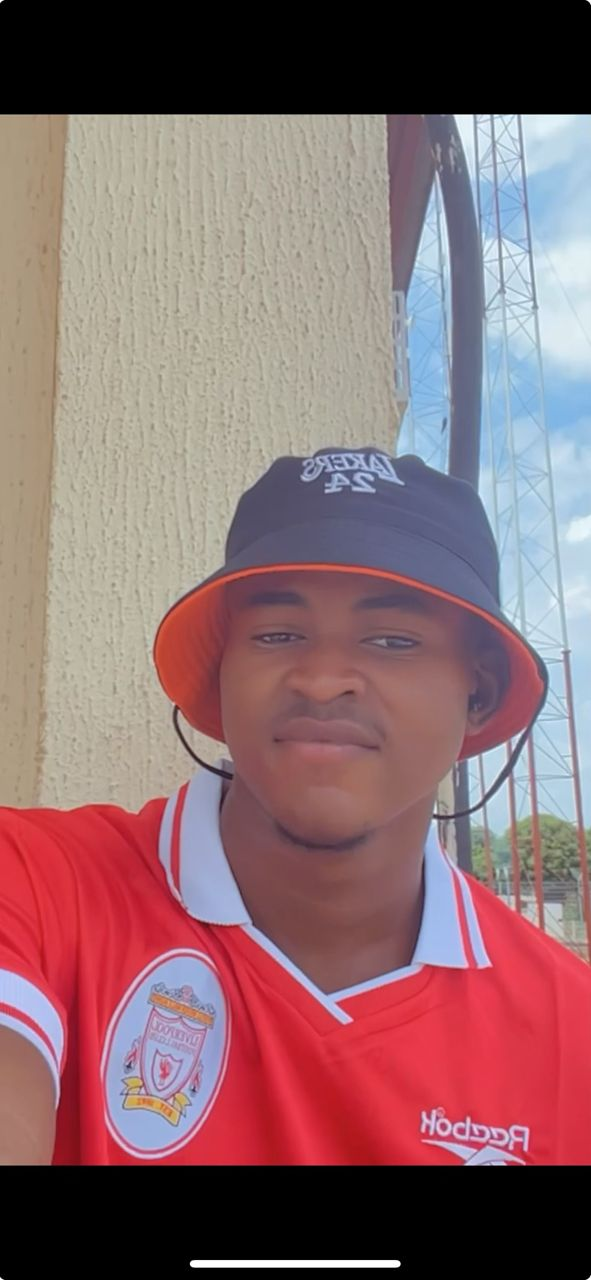
#> input picture Open CV/Emma2.jpeg, 591 x 1280 px
$ python CVdemo.py
#> lines starting #> are read from the running program, lines starting #| are printed output that depends on the picture; after the words box and inside, x2 and y2 are one past the last pixel; in counts of white or black regions, pixels touching at a corner belong together
import cv2

face_haar_cascade = cv2.CascadeClassifier('haarcascade_frontalface_default.xml')

image = cv2.imread('Emma2.jpeg')
#> image is the input picture: shape (1280, 591, 3); mean B, G, R 110.8, 106.9, 139.1

gray = cv2.cvtColor(image, cv2.COLOR_BGR2GRAY)
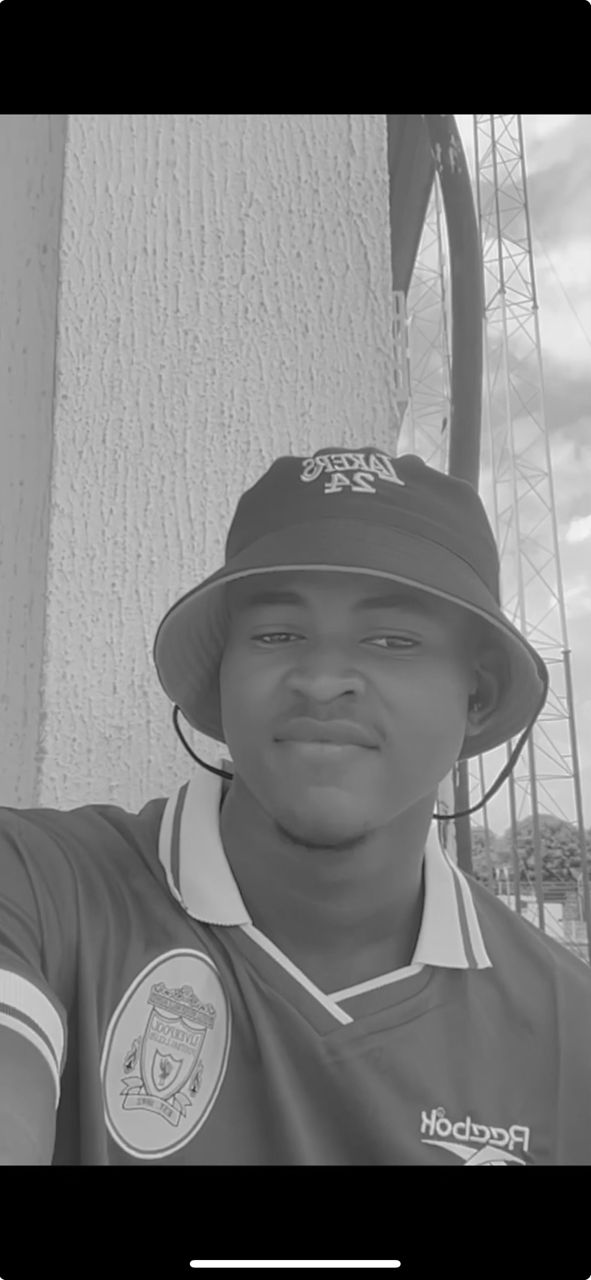
#> gray: shape (1280, 591); min 0, max 255, mean 117

#cv2.imshow("Gray", gray)

#cv2.waitKey()

faces = face_haar_cascade.detectMultiScale(gray, 1.1, 4)
#> faces = [[55, 936, 200, 200], [191, 534, 272, 272]]

for (x, y, w, h) in faces:

    cv2.rectangle(image, (x , y), (x+w, y+h),(0, 225, 0), 5)
#> this loop made 2 passes
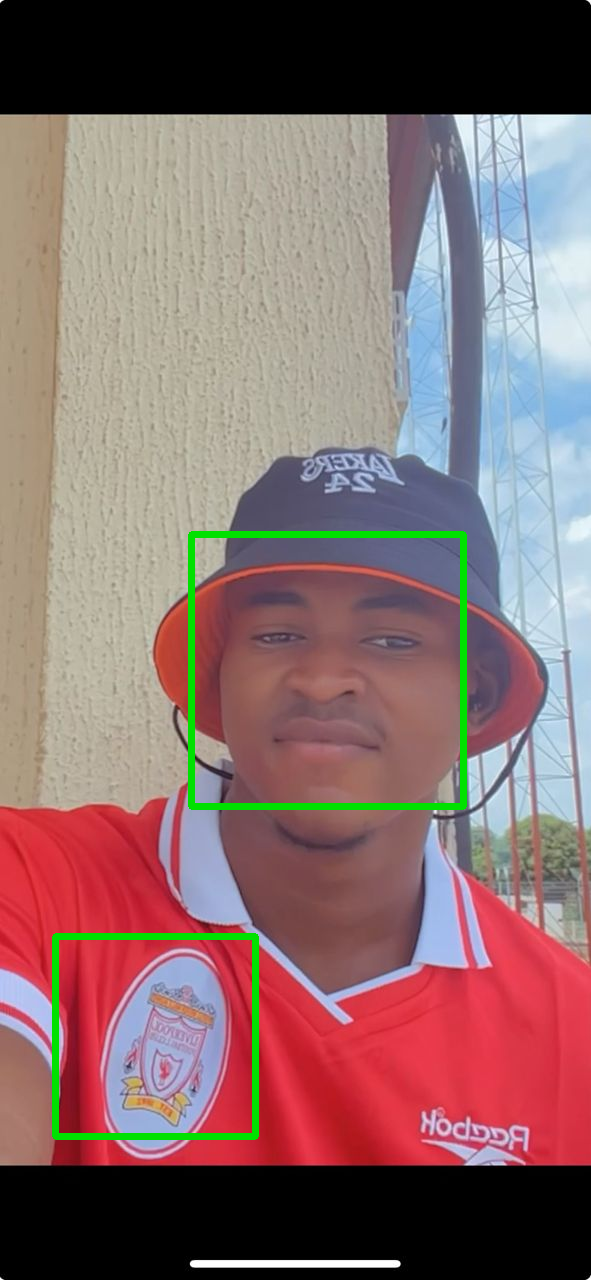
#> image: shape (1280, 591, 3); 1.74% of pixels changed, all inside (x1, y1, x2, y2) = (52, 531, 467, 1140)

cv2.imshow("Faces", image)

cv2.waitKey()

$ run again, with Open CV/EmmaFace.png saved as Open CV/Emma2.jpeg
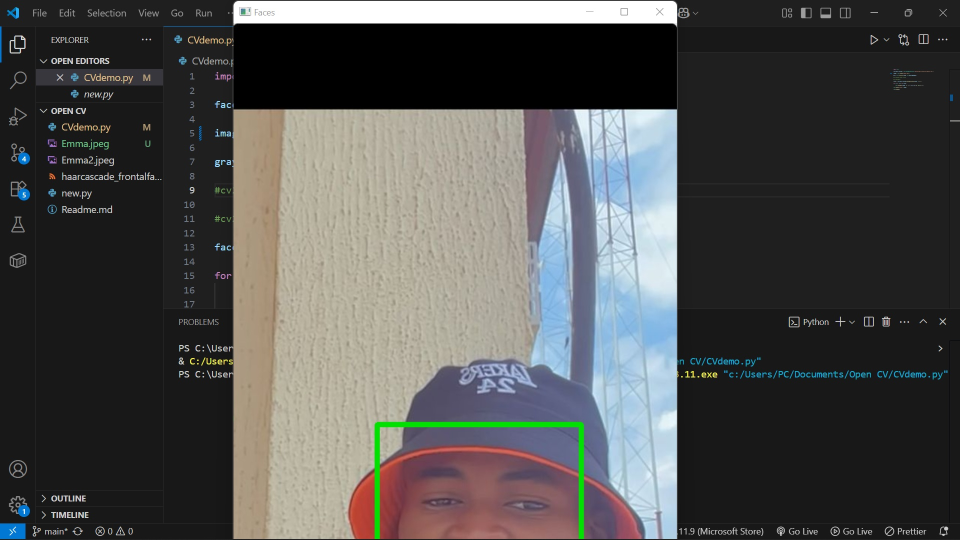
#> input picture Open CV/EmmaFace.png, 1920 x 1080 px (shown at 1/2 size)
#> image is the input picture: shape (1080, 1920, 3); mean B, G, R 78.8, 80, 80
#> `gray = cv2.cvtColor(image, cv2.COLOR_BGR2GRAY)`:
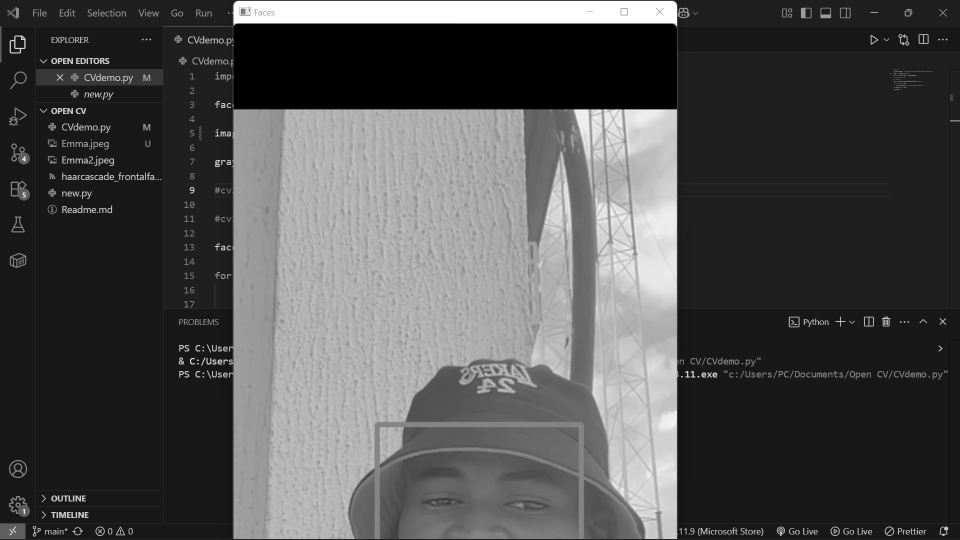
#> gray: shape (1080, 1920) (shown at 1/2 size); min 0, max 255, mean 79.9
#> faces = [[1352, 9, 30, 30], [1205, 269, 55, 55], [1212, 408, 60, 60]]
#> the loop `for (x, y, w, h) in faces: ` made 3 passes
#> after the loop `for (x, y, w, h) in faces:`:
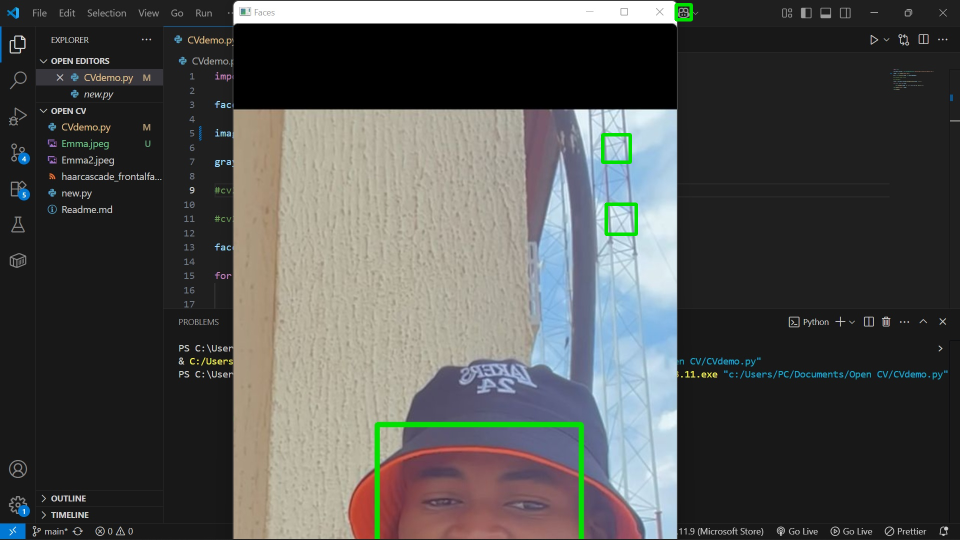
#> image: shape (1080, 1920, 3) (shown at 1/2 size); 0.19% of pixels changed, all inside (x1, y1, x2, y2) = (1202, 6, 1386, 472)
